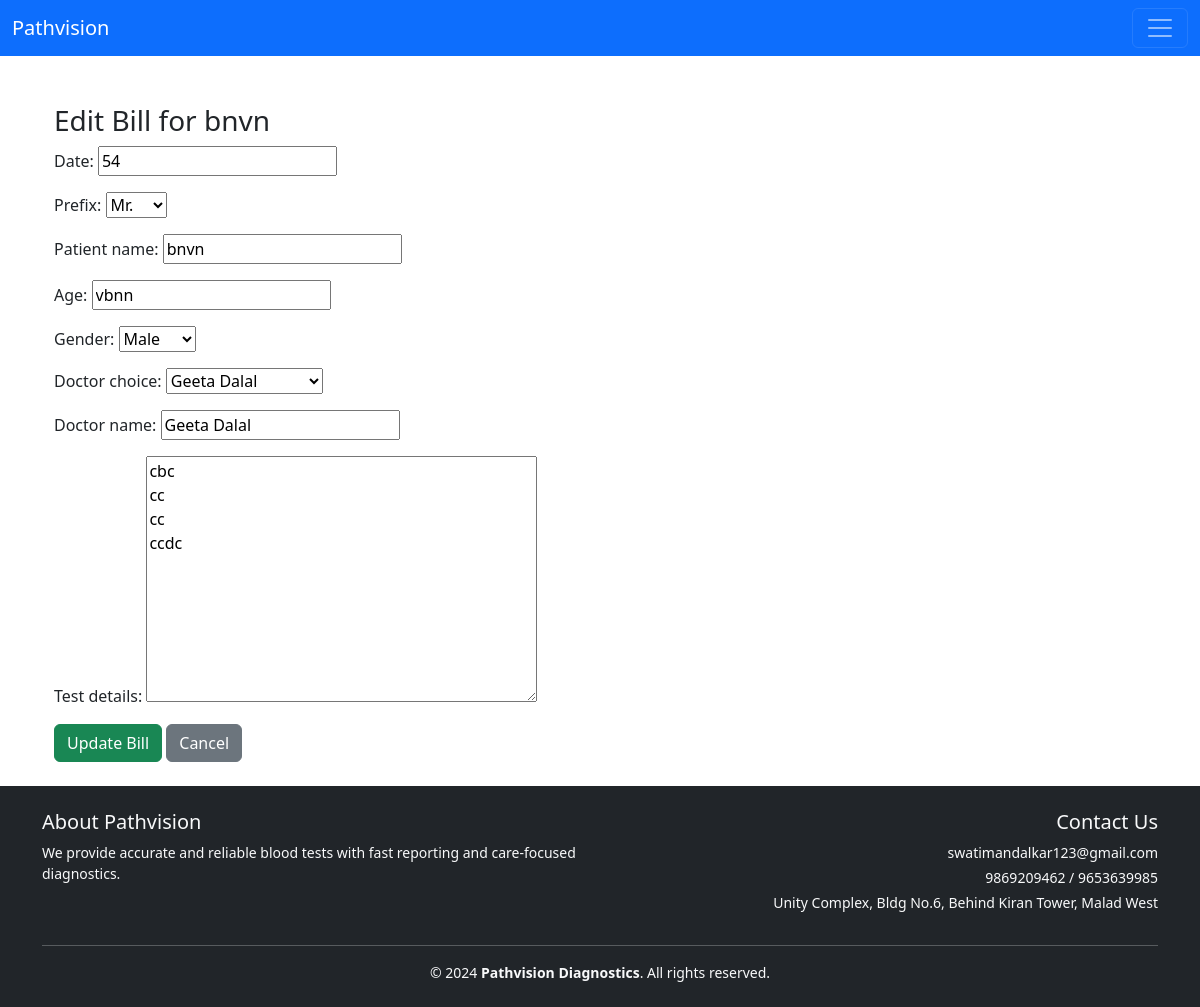
Screenshot of /bill/12/edit/ (signed in) with the database file from the repository.
### bill/models.py (models this page shows, shortened)
class Bill(models.Model):
    user = models.ForeignKey(User, on_delete=models.CASCADE)
    date = models.CharField(max_length=20, editable=True)
    prefix = models.CharField(max_length=5, choices=PREFIX_CHOICES, default='Mr.')
    patient_name = models.CharField(max_length=255)
    age = models.CharField(max_length=10)
    gender = models.CharField(max_length=10,choices=GENDER_CHOICES,default='M')
    doctor_choice = models.CharField(max_length=100, choices=DOCTOR_CHOICES, default='Dr.Geeta Dalal')
    doctor_name = models.CharField(max_length=255, blank=True)  # This field stores the final doctor name
    test_details = models.TextField(default="")
    total_amount = models.DecimalField(max_digits=10, decimal_places=2)
    amount_in_words = models.CharField(max_length=255)

### bill/views.py (the view)
# urls.py: path('bill/<int:bill_id>/edit/',edit_bill,name= 'edit_bill'),
@login_required
def edit_bill(request, bill_id):
    bill = get_object_or_404(Bill, id=bill_id, user=request.user)
    if request.method == 'POST':
        form = BillForm(request.POST, instance=bill)
        if form.is_valid():
            bill = form.save(commit=False)
            bill.amount_in_words = num2words(bill.total_amount, to='cardinal').title() + ' Only'
            bill.save()
            messages.success(request, 'Bill updated successfully!')
            return redirect('bill_list')
    else:
        form = BillForm(instance=bill)
    return render(request, 'bill/edit_bill.html', {'form': form, 'bill': bill})

### bill/forms.py
class BillForm(forms.ModelForm):
    class Meta:
        model = Bill
        fields = ['date','prefix','patient_name','age','gender','doctor_choice','doctor_name','test_details']
        widgets = {
            'date':forms.TextInput(attrs={'placeholder':'DD-MM-YY'}),
            'test_details':forms.Textarea(attrs={'rows':10}),
        }

### bill/templates/bill/edit_bill.html (shortened to what this page needs)
{% extends 'bill/base.html' %}
{% block content %}
<div class="container mt-4">
    <h3>Edit Bill for {{ bill.patient_name }}</h3>
    <form method="post">
        {{ form.as_p }}
        <button type="submit" class="btn btn-success">Update Bill</button>
        <a href="{% url 'bill_list' %}" class="btn btn-secondary">Cancel</a>
    </form>
</div>
{% endblock %}

### rows the page displays
Bill: patient_name "bnvn", date "54", prefix "Mr.", age "vbnn", gender "Male", doctor_choice "Geeta Dalal", doctor_name "Geeta Dalal", test_details "cbc cc cc ccdc"
